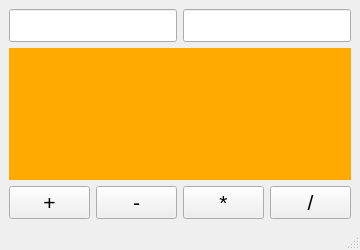
<?xml version="1.0" encoding="UTF-8"?>
<ui version="4.0">
 <class>Calclualator</class>
 <widget class="QMainWindow" name="Calclualator">
  <property name="geometry">
   <rect>
    <x>0</x>
    <y>0</y>
    <width>360</width>
    <height>250</height>
   </rect>
  </property>
  <property name="minimumSize">
   <size>
    <width>0</width>
    <height>0</height>
   </size>
  </property>
  <property name="maximumSize">
   <size>
    <width>16000</width>
    <height>16000</height>
   </size>
  </property>
  <property name="windowTitle">
   <string>Calclualator</string>
  </property>
  <widget class="QWidget" name="centralwidget">
   <layout class="QVBoxLayout" name="verticalLayout_6">
    <item>
     <layout class="QVBoxLayout" name="verticalLayout_5">
      <item>
       <layout class="QHBoxLayout" name="horizontalLayout">
        <item>
         <widget class="QLineEdit" name="lineEditA">
          <property name="font">
           <font>
            <pointsize>16</pointsize>
           </font>
          </property>
         </widget>
        </item>
        <item>
         <layout class="QVBoxLayout" name="verticalLayout_3"/>
        </item>
        <item>
         <widget class="QLineEdit" name="lineEditB">
          <property name="font">
           <font>
            <pointsize>16</pointsize>
           </font>
          </property>
         </widget>
        </item>
       </layout>
      </item>
      <item>
       <layout class="QVBoxLayout" name="verticalLayout">
        <item>
         <widget class="QLabel" name="ResultLabel">
          <property name="font">
           <font>
            <pointsize>16</pointsize>
           </font>
          </property>
          <property name="styleSheet">
           <string notr="true">background-color:rgb(255, 170, 0)</string>
          </property>
          <property name="text">
           <string/>
          </property>
          <property name="alignment">
           <set>Qt::AlignmentFlag::AlignCenter</set>
          </property>
         </widget>
        </item>
       </layout>
      </item>
      <item>
       <layout class="QHBoxLayout" name="horizontalLayout_2">
        <item>
         <widget class="QPushButton" name="PlusButton">
          <property name="font">
           <font>
            <pointsize>16</pointsize>
           </font>
          </property>
          <property name="text">
           <string>+</string>
          </property>
         </widget>
        </item>
        <item>
         <widget class="QPushButton" name="MinusButton">
          <property name="font">
           <font>
            <pointsize>16</pointsize>
           </font>
          </property>
          <property name="text">
           <string>-</string>
          </property>
         </widget>
        </item>
        <item>
         <widget class="QPushButton" name="MultiplicationButton">
          <property name="font">
           <font>
            <pointsize>16</pointsize>
           </font>
          </property>
          <property name="text">
           <string>*</string>
          </property>
         </widget>
        </item>
        <item>
         <widget class="QPushButton" name="DivisionButton">
          <property name="font">
           <font>
            <pointsize>16</pointsize>
           </font>
          </property>
          <property name="text">
           <string>/</string>
          </property>
         </widget>
        </item>
       </layout>
      </item>
     </layout>
    </item>
   </layout>
  </widget>
  <widget class="QMenuBar" name="menubar">
   <property name="geometry">
    <rect>
     <x>0</x>
     <y>0</y>
     <width>360</width>
     <height>21</height>
    </rect>
   </property>
  </widget>
  <widget class="QStatusBar" name="statusbar"/>
 </widget>
 <resources/>
 <connections/>
</ui>
